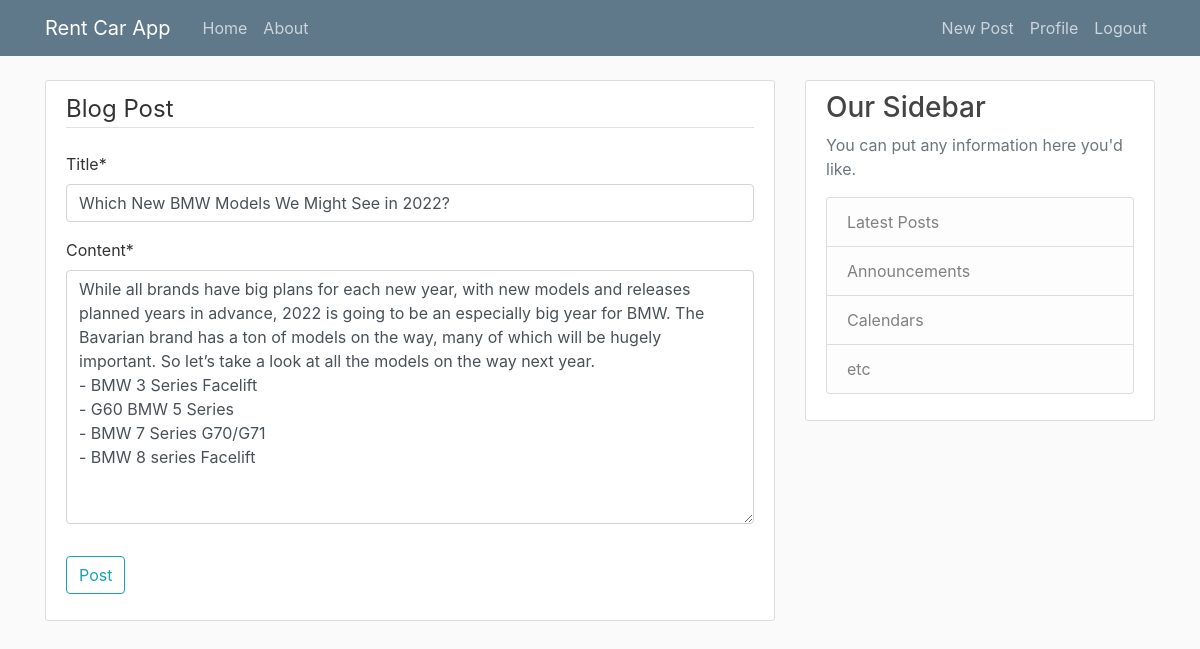
Screenshot of /post/3/update/ (signed in) with the database file from the repository.
### blog/models.py (models this page shows, shortened)
class Post(models.Model):
	title = models.CharField(max_length=100)
	content = models.TextField()
	date_posted = models.DateTimeField(default=timezone.now)
	author = models.ForeignKey(User, on_delete=models.CASCADE)

### blog/views.py (the view, shortened to what this page needs)
# urls.py: path('post/<int:pk>/update/', PostUpdateView.as_view(), name='post-update'),
class PostUpdateView(LoginRequiredMixin, UserPassesTestMixin, UpdateView):
	model = Post
	fields = ['title', 'content']
	def test_func(self):
		post = self.get_object()
		if self.request.user == post.author:
			return True
		return False

### blog/templates/blog/post_form.html (shortened to what this page needs)
{% extends "blog/base.html" %}
{% load crispy_forms_tags %}
{% block content %}
	<div class="content-section">
		<form method="POST">
			<fieldset class ="form-group">
				<legend class="border-bottom mb-4">Blog Post</legend>
				{{ form|crispy }}
			</fieldset>
			<div class="form-group">
				<button class="btn btn-outline-info"type="submit">Post</button>
			</div>
		</form>
	</div>
{% endblock content %}

### blog/static/blog/main.css (style rules this page uses)
body { background: #fafafa; color: #333333; margin-top: 5rem; }
.content-section { background: #ffffff; padding: 10px 20px; border: 1px solid #dddddd; border-radius: 3px; margin-bottom: 20px; }

### rows the page displays
Post: title "Which New BMW Models We Might See in 2022?", content "While all brands have big plans for each new year, with new models and releases planned years in advance, 2022 is going to be an especially big year for BMW. The Bavarian brand has a ton of models on the way, many of which will be hugely important. So let’s take a look at all the models on the way next year. - BMW 3 Series Facelift - G60 BMW 5 Series - BMW 7 Series G70/G71 - BMW 8 series Facelift"
